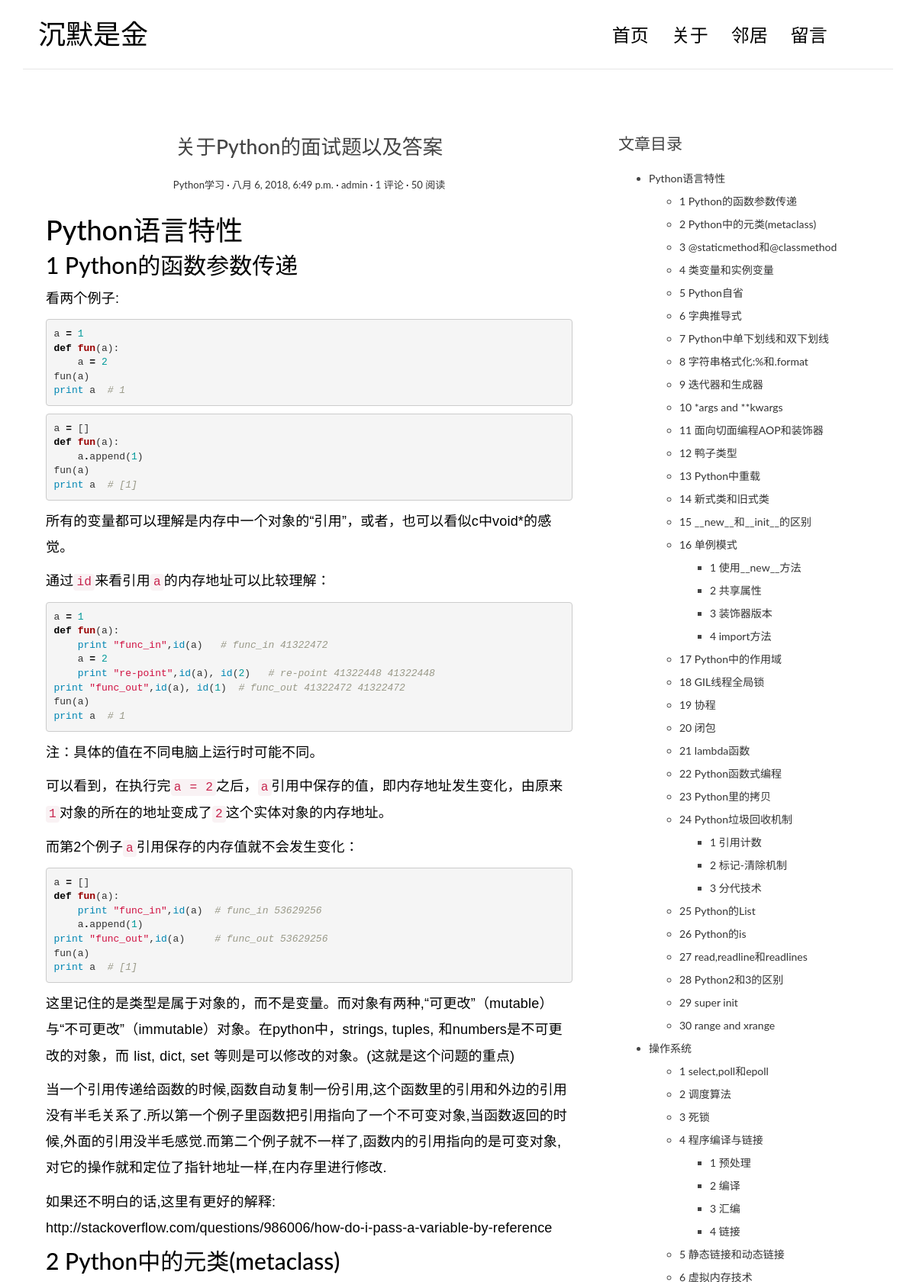
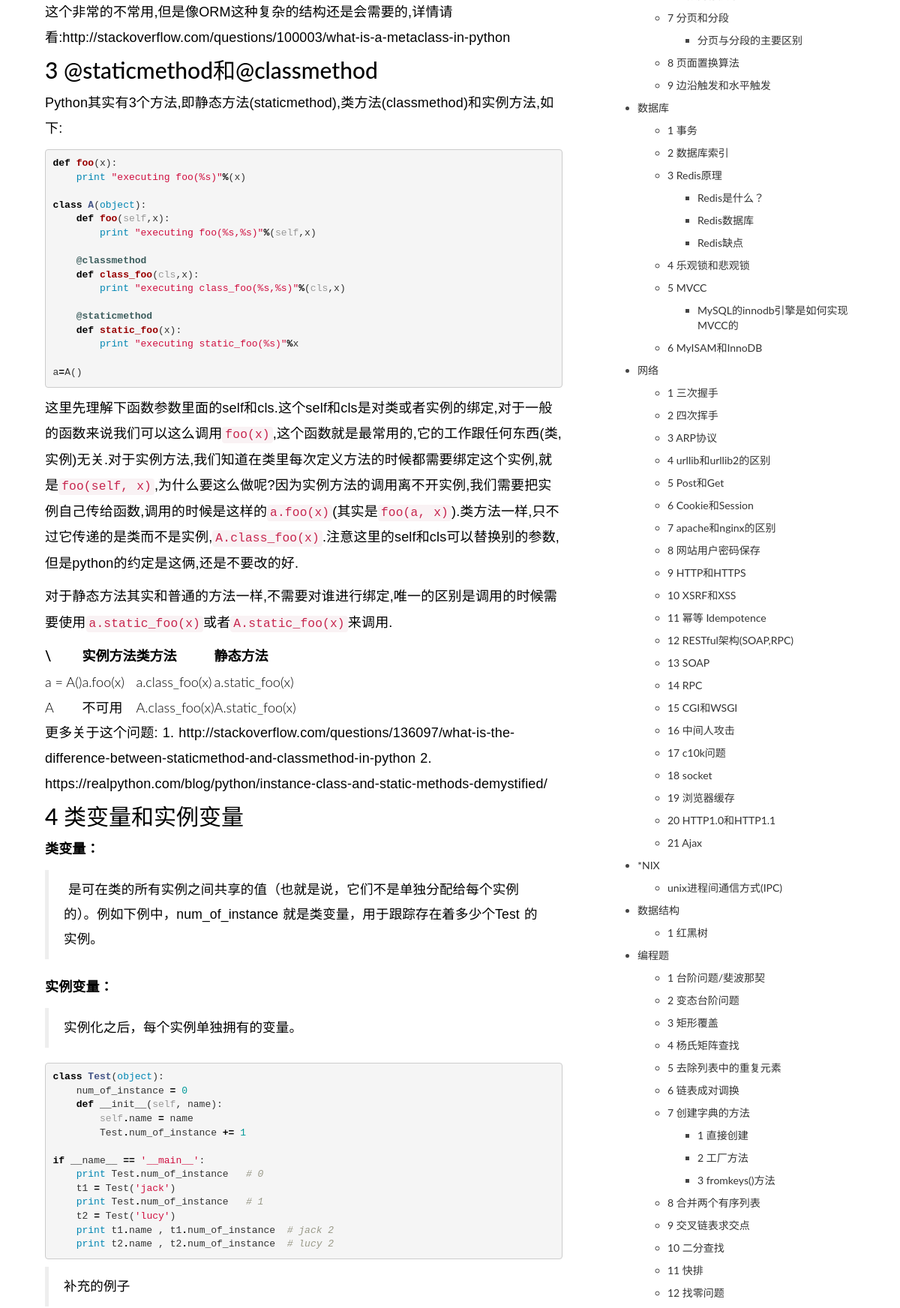
The app's page /post/1/ (upper part) with its own data (2 pictures, top to bottom).
### blog/models.py (models this page shows, shortened)
class Post(models.Model):
	title = models.CharField(max_length=70)
	body = models.TextField()
	created_time = models.DateTimeField()    # 创建时间
	modified_time = models.DateTimeField()   # 最后修改时间
	excerpt = models.CharField(max_length=200, blank=True)
	category = models.ForeignKey(Category)
	tags = models.ManyToManyField(Tag, blank=True)   # 多对多
	author = models.ForeignKey(User)                 # 一对多
	def save(self, *args, **kwargs):
		if not self.excerpt:
			md = markdown.Markdown(extensions=[
				'markdown.extensions.extra',
				'markdown.extensions.codehilite',
				])
			self.excerpt = strip_tags(md.convert(self.body))[:100]
		super(Post, self).save(*args, **kwargs)
	def get_absolute_url(self):
		return reverse('blog:detail', kwargs={'pk': self.pk})
	class Meta:
		ordering = ['-created_time']
	views = models.PositiveIntegerField(default=0)
	def increase_views(self):
		self.views += 1
		self.save(update_fields=['views'])

class Category(models.Model):
	name = models.CharField(max_length=100)

### blog/views.py (the view)
# urls.py: url(r'^post/(?P<pk>[0-9]+)/$', views.PostDetailView.as_view(), name='detail'),
class PostDetailView(DetailView):
	model = Post
	template_name = 'blog/detail.html'
	context_object_name = 'post'
	def get(self, request, *args, **kwargs):
		response = super(PostDetailView, self).get(request, *args, **kwargs)
		self.object.increase_views()
		return response
	def get_object(self, queryset=None):
		post = super(PostDetailView, self).get_object(queryset=None)
		md = markdown.Markdown(extensions=[
			'markdown.extensions.extra',
			'markdown.extensions.codehilite',
			TocExtension(slugify=slugify),
			])
		post.body = md.convert(post.body)
		post.toc = md.toc
		return post
	def get_context_data(self, **kwargs):
		context = super(PostDetailView, self).get_context_data(**kwargs)
		form = CommentForm()
		comment_list = self.object.comment_set.all()
		context.update({
			'form': form,
			'comment_list': comment_list
			})
		return context

### blog/templatetags/blog_tags.py (called while the page is built)
@register.simple_tag
def get_recent_posts(num=5):
	return Post.objects.all().order_by('-created_time')[:num]

@register.simple_tag
def archives():
	return Post.objects.dates('created_time', 'month', order='DESC')

@register.simple_tag
def get_categories():
	return Category.objects.annotate(num_posts=Count('post')).filter(num_posts__gt=0)

@register.simple_tag
def get_tags():
	return Tag.objects.annotate(num_posts=Count('post')).filter(num_posts__gt=0)

### templates/blog/detail.html (shortened to what this page needs)
{% extends 'base.html' %}
            {% block main %}
                <article class="post post-{{ post.pk }}">
                    <header class="entry-header">
                        <h1 class="entry-title">{{ post.title }}</h1>
                        <div class="entry-meta">
                            <span class="post-category"><a href="#">{{ post.category.name }}</a></span>
                            <span class="post-date"><a href="#"><time class="entry-date"
                                                                      datetime="{{ post.created_time }}">{{ post.created_time }}</time></a></span>
                            <span class="post-author"><a href="#">{{ post.author }}</a></span>
                            <span class="comments-link"><a href="#">{{ post.comment_set.count }} 评论</a></span>
                            <span class="views-count"><a href="#">{{ post.views }} 阅读</a></span>
                        </div>
                    </header>
                    <div class="entry-content clearfix">
                        {{ post.body|safe }}
                    </div>
                </article>
            {% endblock main %}
            {% block toc %}
                <div class="widget widget-content">
                    <h3 class="widget-title">文章目录</h3>
                    {{ post.toc|safe }}
                </div>
            {% endblock toc %}

### blog/static/blog/css/custom.css (style rules this page uses)
* { outline: none; }
h1, h2, h3, h4, h5, h6 { margin-top: 0; }
a { color: #333; }
body { color: #444; font-family: 'Lato', sans-serif; }
p { font-family: 'Ubuntu', sans-serif; font-weight: 400; word-spacing: 1px; letter-spacing: 0.01em; }
.post { background: #fff; padding: 30px 30px 0; }
.entry-title { text-align: center; font-size: 1.9em; margin-bottom: 20px; line-height: 1.6; padding: 10px 20px 0; }
.entry-meta { text-align: center; color: #DDDDDD; font-size: 13px; margin-bottom: 30px; }
.entry-content { font-size: 18px; line-height: 1.9; font-weight: 300; color: #000; }
.post-category::after, .post-date::after, .post-author::after, .comments-link::after { content: ' ·'; color: #000; }
.widget { background: #fff; padding: 30px 0 0; }
.widget-title { font-size: 1.5em; margin-bottom: 20px; line-height: 1.6; padding: 10px 0 0; font-weight: 400; }
.widget-content ul ul { margin-top: 10px; }
.widget-content ul li { margin-bottom: 10px; }

### blog/static/blog/css/highlights/github.css (style rules this page uses)
.codehilite .k { color: #000000; font-weight: bold }
.codehilite .o { color: #000000; font-weight: bold }
.codehilite .c1 { color: #999988; font-style: italic }
.codehilite .nb { color: #0086B3 }
.codehilite .nc { color: #445588; font-weight: bold }
.codehilite .nd { color: #3c5d5d; font-weight: bold }
.codehilite .nf { color: #990000; font-weight: bold }
.codehilite .w { color: #bbbbbb }
.codehilite .mi { color: #009999 }
.codehilite .s2 { color: #d01040 }
.codehilite .si { color: #d01040 }
.codehilite .s1 { color: #d01040 }
.codehilite .bp { color: #999999 }

### records on screen
Post: title "关于Python的面试题以及答案", category.name "Python学习", created_time "八月 6, 2018, 6:49 p.m.", author "admin", comment_set.count "1", views "50", body "Python语言特性 1 Python的函数参数传递 看两个例子: a = 1 def fun ( a ): a = 2 fun ( a ) print a # 1 a = [] def fun ( a ): a . append ( 1 ) fun ( a ) print a # [1] 所有的变量都可以理解是内存中一个对象的“引用”，或者，也可以看似c中void*的感觉。 通过 id 来看引用 a 的内存地址可以比较理解： a = 1 def fun ( a ): print \"func_in\" , id ( a ) # func_in 41322472 a = 2 print \"re-point\" , id ( a ), id ( 2 ) # re-point 41322448 41322448 print \"func_out\" , id ( a ), id ( 1 ) # func_out 41322472 41322472 fun ( a ) print a # 1 注：具体的值在不同电脑上运行时可能不同。 可以看到，在执行完 a = 2 之后， a 引用中保存的值，即内存地址发生变化，由原来 1 对象的所在的地址变成了 2 这个实体对象的内存地址。 而第2个例子 a 引用保存的内存值就不会发生变化： a = [] def fun ( a ): print \"func_in\" , id ( a ) # func_in 53629256 a . append ( 1 ) print \"func_out\" , id ( a ) # func_out 53629256…"
